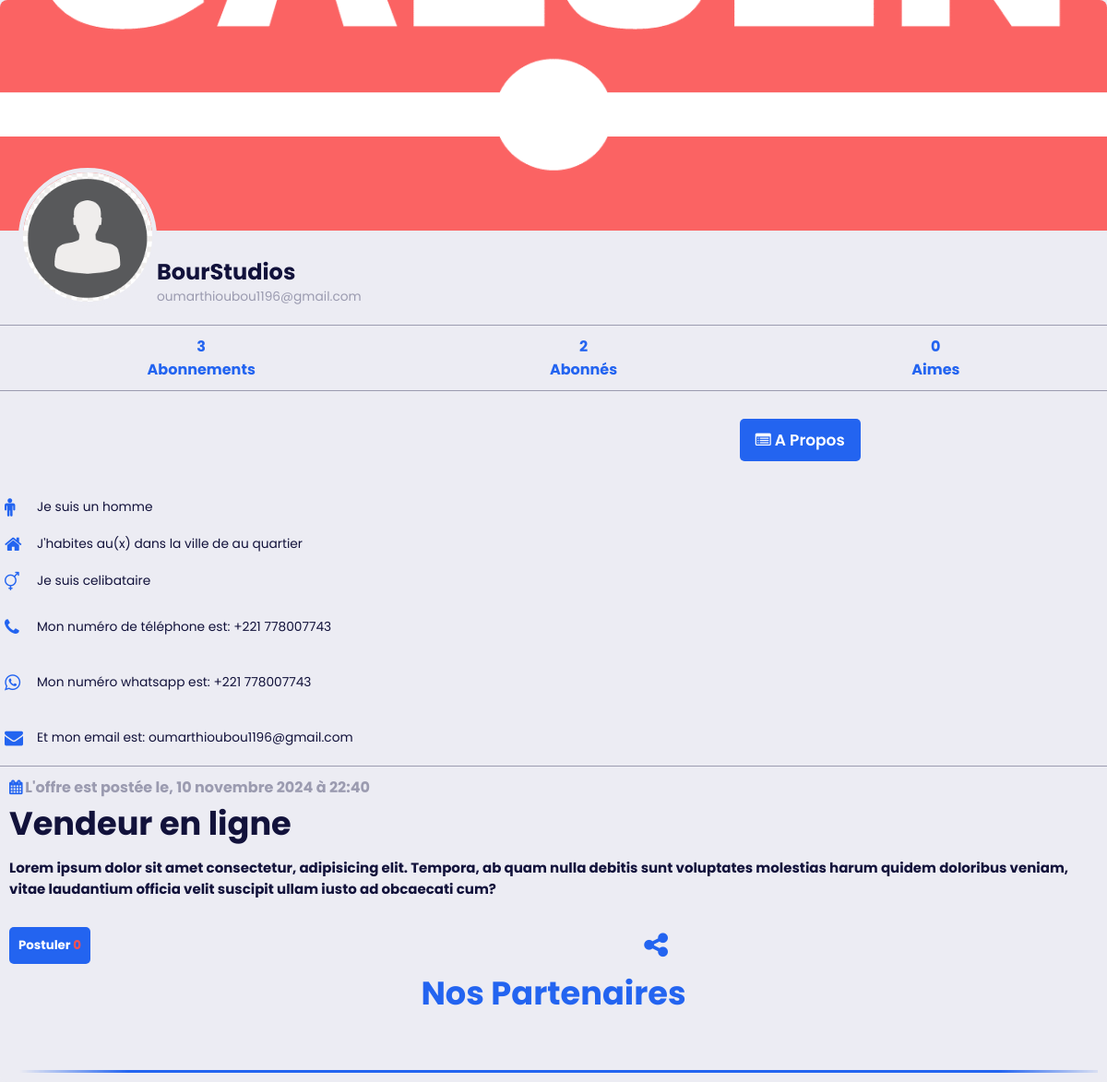
The page /job/4/ on the database its author committed.
### galsen/models.py (models this page shows, shortened)
class Job(models.Model):
    user = models.ForeignKey(CustomUser, on_delete=models.CASCADE)
    title = models.CharField(max_length=255, null=True, blank=True)
    contenu_job = models.TextField()
    postule_job = models.ManyToManyField(CustomUser, blank=True, related_name="postule")
    dispostule = models.ManyToManyField(CustomUser, blank=True, related_name='dispostule')
    date_creation_post = models.DateTimeField(auto_now_add=True)
    shared_user = models.ForeignKey(CustomUser, on_delete=models.CASCADE, null=True, blank=True, related_name='+')

class AbstractUser(BaseAbstractUser):
    groups = models.ManyToManyField(Group, related_name='customuser_set', blank=True)
    user_permissions = models.ManyToManyField(Permission, related_name='customuser_set', blank=True)

class CustomUser(AbstractUser):
    LANGUE = [
        ('français', 'Français'),
        ('anglais', 'Anglais'),
        ('spagnol', 'Espagnol'),
        ('italien', 'Italien'),
        ('arabe', 'Arabe'),
    ]
    ACCESS = [
        ('autorised', 'Autorisé(e)'),
        ('no_autorised', 'Non autorisé(e)'),
    ]
    ROLES = [
        ('personnel', 'Personnel(le)'),
        ('ecole', 'Ecole'),
        ('entreprise', 'Entreprise'),
    ]
    profile_image = models.ImageField(upload_to='profile_images/', null=True, blank=True)
    banner_image = models.ImageField(upload_to='banner_images/', null=True, blank=True)
    GENRE = [
        ('homme', 'Homme'),
        ('femme', 'Femme'),
    ]
    SITUATION_MATRIMONIALE = [
        ('celibataire', 'Célibataire'),
        ('marie', 'Marié(e)'),
        ('fiance', 'Fiancé(e)'),
        ('divorce', 'Divorcé(e)'),
    ]
    marque_dispositif = models.CharField(max_length=255, null=True, blank=True)
    metier = models.CharField(max_length=150, null=True, blank=True)
    etablissement = models.CharField(max_length=255, null=True, blank=True)
    pays = models.CharField(max_length=50, null=True, blank=True)
    ville = models.CharField(max_length=50, null=True, blank=True)
    quartier = models.CharField(max_length=50, null=True, blank=True)
    langue = models.CharField(max_length=255, null=True, blank=True)
    birthday = models.DateField(null=True, blank=True)
    indicatif_pays = models.CharField(max_length=15, null=True, blank=True)
    number_phone = models.CharField(max_length=15, null=True, blank=True)
    number_whatsapp = models.CharField(max_length=15, null=True, blank=True)
    number_telegram = models.CharField(max_length=15, null=True, blank=True)
    instagram_link = models.URLField(null=True, blank=True)
    twitter_link = models.URLField(null=True, blank=True)
    youtube_link = models.URLField(null=True, blank=True)
    website_link = models.URLField(null=True, blank=True)
    langue = models.CharField(max_length=255, choices=LANGUE, default='français')
    rôle = models.CharField(max_length=255, choices=ROLES, default='personnel')
    access = models.CharField(max_length=255, choices=ACCESS, default='no_autorised')
    genre = models.CharField(max_length=255, choices=GENRE, default='homme')
    situation_matrimoniale = models.CharField(max_length=20, choices=SITUATION_MATRIMONIALE, default='celibataire')
    followers = models.ManyToManyField('self', symmetrical=False, related_name='following_users', blank=True)
    def total_likes_received(self):
        total_likes = 0
        for post in self.post_set.all():
            total_likes += post.like_post.count()
        return total_likes

class AbstractUser(BaseAbstractUser):
    groups = models.ManyToManyField(Group, related_name='customuser_set', blank=True)
    user_permissions = models.ManyToManyField(Permission, related_name='customuser_set', blank=True)

class Post(models.Model):
    user = models.ForeignKey(CustomUser, on_delete=models.CASCADE)
    video = models.FileField(upload_to='post_videos/')
    contenu_post = models.TextField()
    tag_post = models.CharField(max_length=255)
    session_info = models.CharField(max_length=255, null=True, blank=True)
    date_creation_post = models.DateTimeField(auto_now_add=True)
    like_post = models.ManyToManyField(CustomUser, blank=True, related_name="likes")
    dislike = models.ManyToManyField(CustomUser, blank=True, related_name='dislikes')
    shared_boby = models.TextField(blank=True, null=True)
    share_on = models.DateTimeField(blank=True, null=True)
    shared_user = models.ForeignKey(CustomUser, on_delete=models.CASCADE, null=True, blank=True, related_name='+')
    class Meta:
        ordering = ['-date_creation_post', '-share_on']

### galsen/views.py (the view)
# urls.py: path('job/<int:job_id>/', job_detail, name='job_detail'),
def job_detail(request, job_id):
    job = get_object_or_404(Job, pk=job_id)
    return render(request, 'Details/job.html', {'job': job})

### galsen/templates/Details/job.html (shortened to what this page needs)
{% load static %}
<!DOCTYPE html>
<html lang="en">
<head>
    <link rel="stylesheet" href="{% static 'assets/icones/font-awesome/css/font-awesome.css' %}">
    <link rel="stylesheet" href="{% static 'assets/icones/font-awesome/css/font-awesome.min.css' %}">
    <link rel="stylesheet" href="{% static 'assets/ressources/styles/profil.css' %}">
    <link rel="stylesheet" href="{% static 'assets/ressources/styles/contenu.css' %}">
    <link rel="stylesheet" href="{% static 'assets/ressources/styles/boutique-slide.css' %}">
    <link rel="stylesheet" href="{% static 'assets/ressources/styles/theme.css' %}">
    <link rel="stylesheet" href="{% static 'assets/ressources/styles/lightbox.min.css' %}">
</head>
<body>
    <div class="profile-container">
        <div class="banner-job">
            {% if job.user.banner_image and job.user.banner_image.url %}
                    <a href="{{ job.user.banner_image.url }}" data-lightbox="mygallery">
                        <img src="{{ job.user.banner_image.url }}">
                    </a>
                {% else %}
                    <img src="{% static 'assets/default/user.png' %}">
            {% endif %}
        </div>
        <div class="profile-section">
            <div class="profile-pic">
                    {% if job.user.profil_image and job.user.profil_image.url %}
                        <a href="{{ job.user.profile_image.url }}" data-lightbox="mygallery">
                            <img src="{{ job.user.profile_image.url }}">
                        </a>
                        {% else %}
                            <img src="{% static 'assets/default/user.png' %}">
                    {% endif %}
            </div>
            <div class="profile-info">
                <h1>
                    {% if job.user.rôle == "personnel" %}
                        {{ job.user.first_name }} {{ job.user.last_name }}
                    {% else %}
                        {{ job.user.etablissement }}
                    {% endif %}
                </h1>
                <p>{{ job.user.email }}</p>
            </div>
        </div>
        <div class="profile-nav">
          <ul>
            <li><a href="#"><span>{{ job.user.following_users.count }}</span>Abonnements</a></li>
            <li><a href="#"><span>{{ job.user.followers.count }}</span>Abonnés</a></li>
            <li><a href="#"><span>{{ job.user.total_likes_received }}</span>Aimes</a></li>
          </ul>
        </div>
        <div class="profile-content">
            <div class="buttons-1">
                <a href="{% url 'a_propos_detail' user_id=job.user.id %}" class="button"> <i class="fa fa-list-alt"></i> A Propos </a>
            </div>
            <ul class="status">
                <li>
                    {% if job.user.genre == "homme" %}
                        <i class="fa fa-male primary"></i>
                        <p>Je suis un
                            <span>{{ job.user.genre }}</span>
                        </p>
                    {% elif user.genre == "femme" %}
                        <i class="fa fa-female primary"></i>
                        <p>Je suis une
                            <span>{{ job.user.genre }}</span>
                        </p>
                    {% else %}
                        <p>Genre non spécifié</p>
                    {% endif %}
                </li>
                <li>
                    <i class="fa fa-home primary"></i>
                    <p>J'habites au(x)
                         dans la ville de
                         au quartier
                     </p>
                </li>
                <li>
                    <i class="fa fa-transgender primary"></i>
                    <p>Je suis
                        <span>{{ job.user.situation_matrimoniale }}</span>
                     </p>
                </li>
                <li>
                    <a href="tel:+{{ job.user.indicatif_pays }}{{ job.user.number_phone }}">
                        <i class="fa fa-phone primary"></i>
                        <p>Mon numéro de téléphone est:
                            <span>+{{ job.user.indicatif_pays }} {{ job.user.number_phone }}</span>
                        </p>
                    </a>
                </li>
                <li>
                    <a href="https://wa.me/+{{ job.user.indicatif_pays }}{{ job.user.number_phone }}">
                        <i class="fa fa-whatsapp primary"></i>
                        <p>Mon numéro whatsapp est:
                            <span>+{{ job.user.indicatif_pays }} {{ job.user.number_phone }}</span>
                        </p>
                    </a>
                </li>
                <li>
                    <a href="mailto:{{ job.user.email }}">
                        <i class="fa fa-envelope primary"></i>
                        <p>Et mon email est:
                            <span>{{ job.user.email }}</span>
                        </p>
                    </a>
                </li>
            </ul>
            <div class="job-content">
                <div class="job-infos-date">
                    <h4>
                        <span> <i class="fa fa-calendar primary"></i> L'offre est postée le, {{ job.date_creation_post|date:"d F Y à H:i" }} </span>
                <div class="job-title">
                    <h1>
                        {{ job.title|safe }}
                    </h1>
                </div>
                <div class="job-description">
                    <p>
                        {{ job.contenu_job|safe }}
                    </p>
                </div>
                <div class="job-buttons">
                    <form id="postule-form-{{ job.pk }}" method="POST" action="{% url 'postule' job.pk %}">
                        <button class="postuler" type="submit">
                            {% if request.user in job.postule_job.all %}
                                Ne plus postuler
                            {% else %}
                                Postuler
                            {% endif %}
                            <b class="number-like danger">{{ job.postule_job.count }}</b>
                        </button>
                    </form>
                    <button> <i class="fa fa-share-alt"></i> </button>
                </div>
            </div>
            {% include 'PUB/partenaire.html' %}
        </div>
      </div>
</body>
</html>

### galsen/static/assets/ressources/styles/profil.css (style rules this page uses)
:root { --header-height: 3rem; --body-font: 'Open Sans', sans-serif; --h1-font-size: 1.5rem; --normal-font-size: .938rem; --tiny-font-size: .625rem; --z-tooltip: 10; --z-fixed: 100; }
:root { --first-color: #3b3bbf; --title-color: #363949; --text-color: #0a0a0a; --text-color-light: #9b9bb0; --container-color: #fff; --body-color: #f6f6f9; --color-danger: hsl(0, 95%, 65%); --color-primary-light: 0 0.8rem 0.8rem rgba(71, 7, 234, 0.2); --color-danger-light: 0 0.8rem 0.8rem rgba(255, 67, 54, 0.2); --color-success-light: 0 0.8rem 0.8rem rgba(34, 202, 75, 0.2); --color-purple-light: 0 0.8rem 0.8rem rgba(160, 99, 245, 0.2); --border-radius: 2rem; --card-border-radius: 1rem; --btn-padding: 0.6rem 2rem; --search-padding: 0.6rem 1rem; --card-padding: 1rem; --sticky-top-left: 5.4rem; --sticky-top-right: -18rem }
*, *::before, *::after { padding: 0; outline: 0; box-sizing: border-box; text-decoration: none; list-style: none; border: none; }
* { margin: 0; padding: 0; box-sizing: border-box; font-family: 'Poppins', sans-serif; }
html { scroll-behavior: smooth; }
body { font-family: "Poppins", sans-serif; color: var(--title-color); background: var(--body-color); overflow-x: hidden; }
h1 { font-size: 2.2rem; }
h4 { font-size: 1rem; }
p { font-size: 00.86rem; color: var(--title-color); }
.primary { color: #2364f0; }
.danger { color: var(--color-danger); }
* { margin: 0; padding: 0; box-sizing: border-box; }
body { font-family: Arial, sans-serif; background-color: var(--body-color); }
.profile-container { width: 100%; max-width: 1200px; margin: auto; background-color: var(--body-color); border-radius: 8px; overflow: hidden; }
.banner img, .banner-job img { width: 100%; height: 250px; object-fit: cover; }
.profile-section { display: flex; align-items: center; padding: 20px; position: relative; }
.profile-pic { width: 150px; height: 150px; border-radius: 50%; overflow: hidden; border: 5px solid var(--body-color); position: absolute; top: -75px; left: 20px; }
.profile-pic img { width: 100%; height: 100%; object-fit: cover; }
.profile-info { width: 100%; margin-left: 150px; }
.profile-info h1 { font-size: 24px; color: var(--title-color); }
.profile-info p { color: var(--text-color-light); }
.profile-nav { border-top: 1px solid var(--text-color-light); border-bottom: 1px solid var(--text-color-light); background-color: var(--body-color); }
.profile-nav ul { display: flex; list-style-type: none; padding: 10px 0; justify-content: space-around; }
.profile-nav ul li a { display: grid; text-align: center; text-decoration: none; color: #2364f0; font-weight: bold; }
.buttons-1 { margin: 15px 0; display: flex; list-style-type: none; padding: 15px 0; justify-content: space-around; }
.buttons-1 .button { padding: 10px 17px; font-size: 17px; border: none; text-decoration: none; text-transform: capitalize; background: #2364f0; border-radius: 5px; color: #fff; font-weight: 600; transition: all 0.1s; }
.status { border-bottom: 1px solid var(--text-color-light); }
.status li, .status li a { display: flex; align-items: center; list-style-type: none; padding: 10px 0; }
.status li a { transition: all 0.1s; }
.status li i { width: 30px; font-size: 20px; margin-left: 5px; }
.status li p { margin-left: 5px; color: var(--title-color); }

### galsen/static/assets/ressources/styles/theme.css (style rules this page uses)
html, body, body.dark-theme { overflow-x: hidden; }

### rows shown on the page
Job: user.banner_image (picture), user.etablissement "BourStudios", user.email "oumarthioubou1196@gmail.com", user.following_users.count "3", user.followers.count "2", user.total_likes_received "0", user.genre "homme", user.situation_matrimoniale "celibataire", user.indicatif_pays "221", user.number_phone "778007743", date_creation_post "10 novembre 2024 à 22:40", title "Vendeur en ligne", contenu_job "Lorem ipsum dolor sit amet consectetur, adipisicing elit. Tempora, ab quam nulla debitis sunt voluptates molestias harum quidem doloribus veniam, vitae laudantium officia velit suscipit ullam iusto ad obcaecati cum?", postule_job.count "0"
